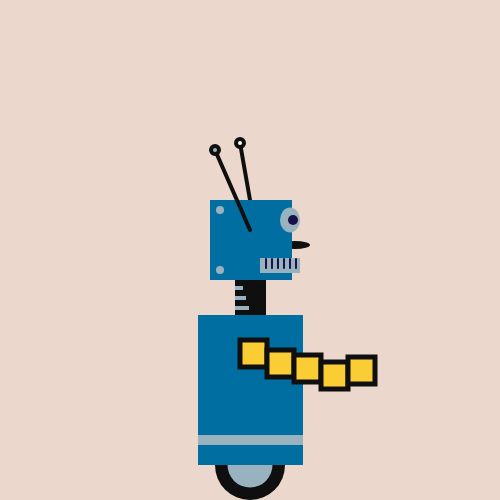
Frame 1 (no input)
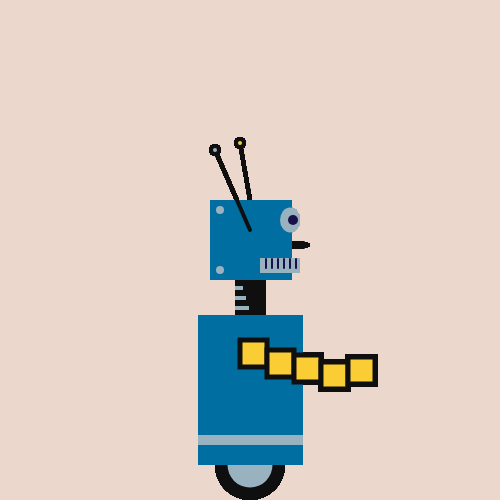
Frame 60 (no input)
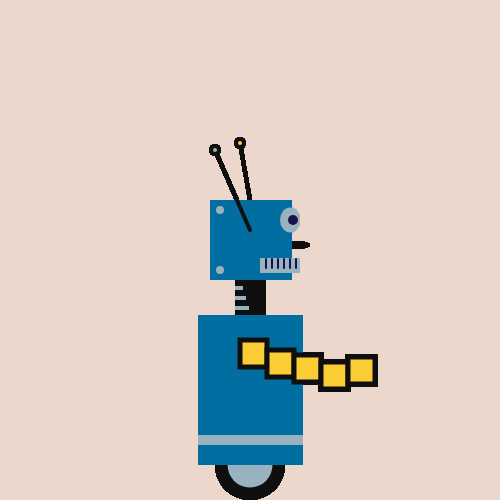
Frame 120 (the mouse pressed at the canvas centre since frame 60)

The p5.js sketch that drew these frames (run headless with seeded random() and noise() and a simulated clock; from frame 60 on, the mouse is pressed at the canvas centre):

// p5.js sketch
// ── sketch.js
function setup() {
	// define artboard size
	createCanvas(500,500);
	// Set here the values that are not changing all over the sketch
  background(235, 215, 203);
}

function draw() {

	strokeWeight(4);
  stroke(16, 15, 16);
  //Antenna1
	line(240, 143, 250, 200);
	ellipse(240, 143, 8, 8);

  noStroke();

  fill(16, 15, 16);
	//Nek
	rect(235, 255, 31, 70);
	//Wheel
	ellipse(250, 465, 70, 70);
	fill(153, 178, 191);
	ellipse(250, 465, 45, 45);
	//ScheletroCollo
	rect(235, 306, 14, 4);
	rect(235, 296, 11, 4);
	rect(235, 286, 8, 4);


	fill(16, 15, 16);
	//Naso
	ellipse(295, 245, 30, 8);

	fill(0, 110, 160);
  //Body
	rect(198, 315, 105, 150);
	fill(153, 178, 191);
	rect(198, 435, 105, 10);

	fill(0, 110, 160);
	//Head
	rect(210, 200, 82, 80);
	fill(153, 178, 191);
  ellipse(220, 270, 8, 8);
	ellipse(220, 210, 8, 8);

	//Eye
	ellipse(290, 220, 20, 25);
  fill(25, 17, 74);
	ellipse(293, 220, 10, 10);
	//Bocca
	fill(153, 178, 191);
	rect(260, 258, 40, 15);
	strokeWeight(2);
	stroke(25, 17, 74);
	line(266, 259, 266, 268);
	line(272, 259, 272, 268);
	line(278, 259, 278, 268);
	line(284, 259, 284, 268);
	line(290, 259, 290, 268);
	line(296, 259, 296, 268);

	strokeWeight(4);
  stroke(16, 15, 16);
	//Antenna2
  line(215, 150, 250, 230);
	ellipse(215, 150, 8, 8);

	strokeWeight(5);
	//Arm2
	fill(250, 205, 52);
	rect(240, 340, 27, 27);
	rect(240+27, 350, 27, 27);
	rect(240+27+27, 355, 27, 27);
	rect(240+27+27+27, 362, 27, 27);
	rect(240+27+27+27+27, 357, 27, 27);
}
